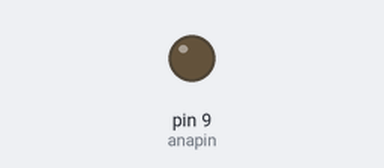
This sketch was run on a simulated Arduino Uno, built with avr-gcc and run on an emulated ATmega328P. On the bench: output pins drawn as LEDs (lit = HIGH).

Above: at 0.15 s.
At 39.84 s:
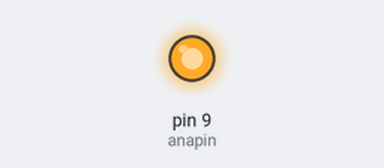
Timing chart, 0 to 40.0 s (numbered marks = the images above):
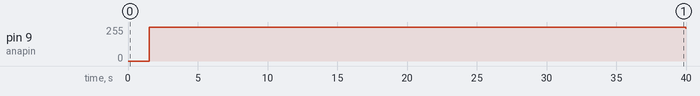

The sketch:

fading.ino
```cpp
int anapin = 9;
int val = 127;
void setup() {
  Serial.begin(9600);
  pinMode(anapin,OUTPUT);
  // put your setup code here, to run once:

}

void loop() {
  int i;
  for(i=0;i<=255;i++)
   {analogWrite(anapin,i);
   delay(6);
   }

 for(i=255;i>0;i--)
 { analogWrite(anapin,i);
   delay(4);
 }}


  // put your main code here, to run repeatedly:
```

Measured:
- by itself, pin 9 (anapin): 0/255 → 255/255 at 1.5 s, → 247/255 38.5 s later
